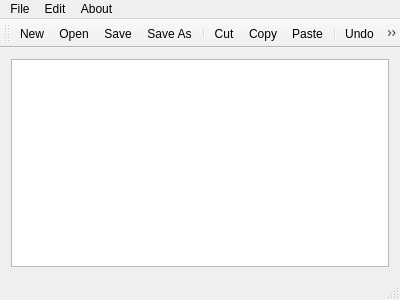
<?xml version="1.0" encoding="UTF-8"?>
<ui version="4.0">
 <class>MainWindow</class>
 <widget class="QMainWindow" name="MainWindow">
  <property name="geometry">
   <rect>
    <x>0</x>
    <y>0</y>
    <width>400</width>
    <height>300</height>
   </rect>
  </property>
  <property name="windowTitle">
   <string>MainWindow</string>
  </property>
  <widget class="QWidget" name="centralWidget">
   <layout class="QHBoxLayout" name="horizontalLayout">
    <item>
     <widget class="QTextEdit" name="textEdit"/>
    </item>
   </layout>
  </widget>
  <widget class="QMenuBar" name="menuBar">
   <property name="geometry">
    <rect>
     <x>0</x>
     <y>0</y>
     <width>400</width>
     <height>21</height>
    </rect>
   </property>
   <widget class="QMenu" name="menufile">
    <property name="title">
     <string>File</string>
    </property>
    <addaction name="actionNew"/>
    <addaction name="actionOpen"/>
    <addaction name="actionSave"/>
    <addaction name="actionSave_As"/>
   </widget>
   <widget class="QMenu" name="menuEdit">
    <property name="title">
     <string>Edit</string>
    </property>
    <addaction name="actionCut"/>
    <addaction name="actionCopy"/>
    <addaction name="actionPaste"/>
    <addaction name="separator"/>
    <addaction name="actionRedo"/>
    <addaction name="actionUndo"/>
   </widget>
   <widget class="QMenu" name="menuAbout">
    <property name="title">
     <string>About</string>
    </property>
    <addaction name="actionAbout_Notepad"/>
   </widget>
   <addaction name="menufile"/>
   <addaction name="menuEdit"/>
   <addaction name="menuAbout"/>
  </widget>
  <widget class="QToolBar" name="mainToolBar">
   <attribute name="toolBarArea">
    <enum>TopToolBarArea</enum>
   </attribute>
   <attribute name="toolBarBreak">
    <bool>false</bool>
   </attribute>
   <addaction name="actionNew"/>
   <addaction name="actionOpen"/>
   <addaction name="actionSave"/>
   <addaction name="actionSave_As"/>
   <addaction name="separator"/>
   <addaction name="actionCut"/>
   <addaction name="actionCopy"/>
   <addaction name="actionPaste"/>
   <addaction name="separator"/>
   <addaction name="actionUndo"/>
   <addaction name="actionRedo"/>
   <addaction name="actionAbout_Notepad"/>
  </widget>
  <widget class="QStatusBar" name="statusBar"/>
  <action name="actionNew">
   <property name="icon">
    <iconset resource="resource.qrc">
     <normaloff>:/rec/images/editor_document_file_add_new_text-512.png</normaloff>:/rec/images/editor_document_file_add_new_text-512.png</iconset>
   </property>
   <property name="text">
    <string>New</string>
   </property>
  </action>
  <action name="actionSave">
   <property name="icon">
    <iconset resource="resource.qrc">
     <normaloff>:/rec/images/Save-icon.png</normaloff>:/rec/images/Save-icon.png</iconset>
   </property>
   <property name="text">
    <string>Save</string>
   </property>
  </action>
  <action name="actionOpen">
   <property name="icon">
    <iconset resource="resource.qrc">
     <normaloff>:/rec/images/open.png</normaloff>:/rec/images/open.png</iconset>
   </property>
   <property name="text">
    <string>Open</string>
   </property>
  </action>
  <action name="actionSave_As">
   <property name="icon">
    <iconset resource="resource.qrc">
     <normaloff>:/rec/images/Save-as-icon.png</normaloff>:/rec/images/Save-as-icon.png</iconset>
   </property>
   <property name="text">
    <string>Save As</string>
   </property>
  </action>
  <action name="actionCut">
   <property name="icon">
    <iconset resource="resource.qrc">
     <normaloff>:/rec/images/cut.png</normaloff>:/rec/images/cut.png</iconset>
   </property>
   <property name="text">
    <string>Cut</string>
   </property>
  </action>
  <action name="actionCopy">
   <property name="icon">
    <iconset resource="resource.qrc">
     <normaloff>:/rec/images/document-35941_960_720.png</normaloff>:/rec/images/document-35941_960_720.png</iconset>
   </property>
   <property name="text">
    <string>Copy</string>
   </property>
  </action>
  <action name="actionPaste">
   <property name="icon">
    <iconset resource="resource.qrc">
     <normaloff>:/rec/images/editor_clipboard_list_task_complete_finish-512.png</normaloff>:/rec/images/editor_clipboard_list_task_complete_finish-512.png</iconset>
   </property>
   <property name="text">
    <string>Paste</string>
   </property>
  </action>
  <action name="actionRedo">
   <property name="icon">
    <iconset resource="resource.qrc">
     <normaloff>:/rec/images/redo_arrow_edit_right_rotate-512.png</normaloff>:/rec/images/redo_arrow_edit_right_rotate-512.png</iconset>
   </property>
   <property name="text">
    <string>Redo</string>
   </property>
  </action>
  <action name="actionUndo">
   <property name="icon">
    <iconset resource="resource.qrc">
     <normaloff>:/rec/images/undo.png</normaloff>:/rec/images/undo.png</iconset>
   </property>
   <property name="text">
    <string>Undo</string>
   </property>
  </action>
  <action name="actionAbout_Notepad">
   <property name="icon">
    <iconset resource="resource.qrc">
     <normaloff>:/rec/images/info.png</normaloff>:/rec/images/info.png</iconset>
   </property>
   <property name="text">
    <string>About Notepad</string>
   </property>
  </action>
 </widget>
 <layoutdefault spacing="6" margin="11"/>
 <resources>
  <include location="resource.qrc"/>
 </resources>
 <connections/>
</ui>
